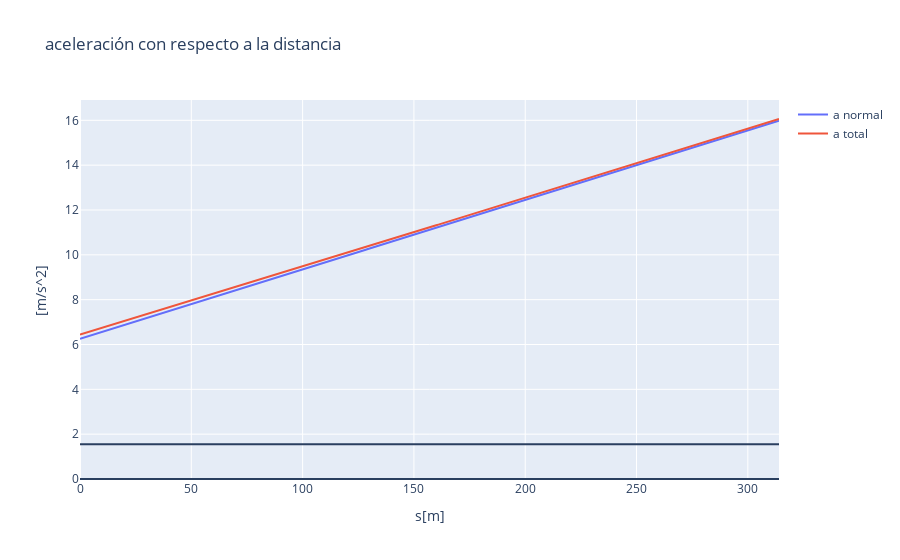

The code cell stored with this chart in its notebook:
### Markdown cell above
## coordendas normal tangencial
![title](E-rectP_13-2.png)
> El auto de carreras mostrado viaja a 90[km/h] cuando empieza la curva semicircular en A. El conductor incrementea su velocidad de manera uniforme hasta llegar a C a una velocidad de 144[km/h]. Cuál es la aceleración máxima del auto.
Dado que la rapidez aumenta de manera uniforme, la aceleración tangencial es la que se mantiene constante.<br> Integrando $a_{t}ds=vdv$ se obtiene $$\frac{v^2}{2}=a_{t}s+C$$<br>Evaluando para $$\begin{vmatrix} 
   A: s=0, v=25[m/s]  \\
   C:s=\pi R, v=40[m/s]  \\
      \end{vmatrix} $$
Luego, se tiene $$\frac{v^2}{2}=1.55*s+312.5$$
la aceleración normal, cambia respecto a la velocidad $$a_{n}=\frac{v^2}{R}$$

### Code cell
#datos
R=100 #[m]
s=np.arange(0,R*np.pi,1) #creando lista numérica
at=1.55 #[m/s^2]
#análisis 
vt=np.sqrt(2*(1.55*s+312.5)) #velocidad tangencial
an=(vt**2)/R
aa=np.sqrt((at**2)+(an**2))
#plot
fig=go.Figure()

fig.add_trace(go.Scatter(x=s, y=an, 
                         mode='lines', 
                         name='a normal'))
fig.add_trace(go.Scatter(x=s, y=aa, 
                         mode='lines', 
                         name='a total'))
fig.add_hline(y=at)
fig.add_hline(y=0)

fig.update_layout(title='aceleración con respecto a la distancia recorrida',
                   xaxis_title='s[m]',
                   yaxis_title='[m/s^2]')
fig.show()

### Figure 1 — Plotly figure (JSON) as saved in the notebook; plotly's stock layout.template omitted (floating-point values rounded to 4 significant figures; data arrays with more than 128 entries replaced by an {"elided": "..."} marker saying what was removed)
{"data": [{"mode": "lines", "name": "a normal", "type": "scatter", "x": {"elided": "315 int values"}, "y": {"elided": "315 float values"}}, {"mode": "lines", "name": "a total", "type": "scatter", "x": {"elided": "315 int values"}, "y": {"elided": "315 float values"}}], "layout": {"autosize": true, "shapes": [{"type": "line", "x0": 0, "x1": 1, "xref": "x domain", "y0": 1.55, "y1": 1.55, "yref": "y"}, {"type": "line", "x0": 0, "x1": 1, "xref": "x domain", "y0": 0, "y1": 0, "yref": "y"}], "title": {"text": "aceleración con respecto a la distancia"}, "xaxis": {"autorange": true, "range": [0, 314], "title": {"text": "s[m]"}, "type": "linear"}, "yaxis": {"autorange": true, "range": [-0.06285, 16.91], "title": {"text": "[m/s^2]"}, "type": "linear"}}}
